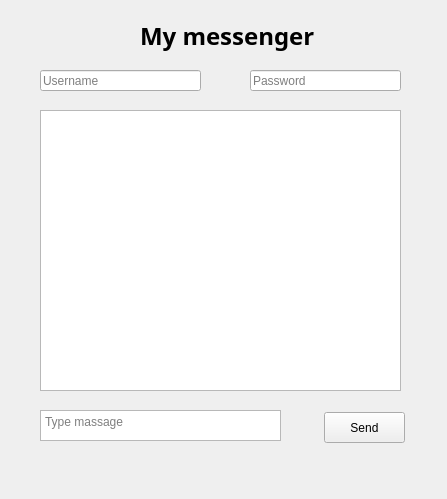
<?xml version="1.0" encoding="UTF-8"?>
<ui version="4.0">
 <class>My_messenger</class>
 <widget class="QMainWindow" name="My_messenger">
  <property name="geometry">
   <rect>
    <x>0</x>
    <y>0</y>
    <width>447</width>pygit
    <height>499</height>
   </rect>
  </property>
  <property name="windowTitle">
   <string>My_messenger</string>
  </property>
  <widget class="QWidget" name="centralwidget">
   <widget class="QPushButton" name="pushButton">
    <property name="geometry">
     <rect>
      <x>324</x>
      <y>412</y>
      <width>81</width>
      <height>31</height>
     </rect>
    </property>
    <property name="text">
     <string>Send</string>
    </property>
   </widget>
   <widget class="QLabel" name="label">
    <property name="geometry">
     <rect>
      <x>140</x>
      <y>20</y>
      <width>181</width>
      <height>31</height>
     </rect>
    </property>
    <property name="font">
     <font>
      <family>Segoe UI Black</family>
      <pointsize>18</pointsize>
      <weight>75</weight>
      <bold>true</bold>
     </font>
    </property>
    <property name="lineWidth">
     <number>8</number>
    </property>
    <property name="text">
     <string>My messenger</string>
    </property>
   </widget>
   <widget class="QTextBrowser" name="textBrowser">
    <property name="geometry">
     <rect>
      <x>40</x>
      <y>110</y>
      <width>361</width>
      <height>281</height>
     </rect>
    </property>
   </widget>
   <widget class="QLineEdit" name="lineEdit">
    <property name="geometry">
     <rect>
      <x>40</x>
      <y>70</y>
      <width>161</width>
      <height>21</height>
     </rect>
    </property>
    <property name="placeholderText">
     <string>Username</string>
    </property>
   </widget>
   <widget class="QLineEdit" name="lineEdit_2">
    <property name="geometry">
     <rect>
      <x>250</x>
      <y>70</y>
      <width>151</width>
      <height>21</height>
     </rect>
    </property>
    <property name="placeholderText">
     <string>Password</string>
    </property>
   </widget>
   <widget class="QTextEdit" name="textEdit">
    <property name="geometry">
     <rect>
      <x>40</x>
      <y>410</y>
      <width>241</width>
      <height>31</height>
     </rect>
    </property>
    <property name="placeholderText">
     <string>Type massage</string>
    </property>
   </widget>
  </widget>
 </widget>
 <resources/>
 <connections/>
</ui>
